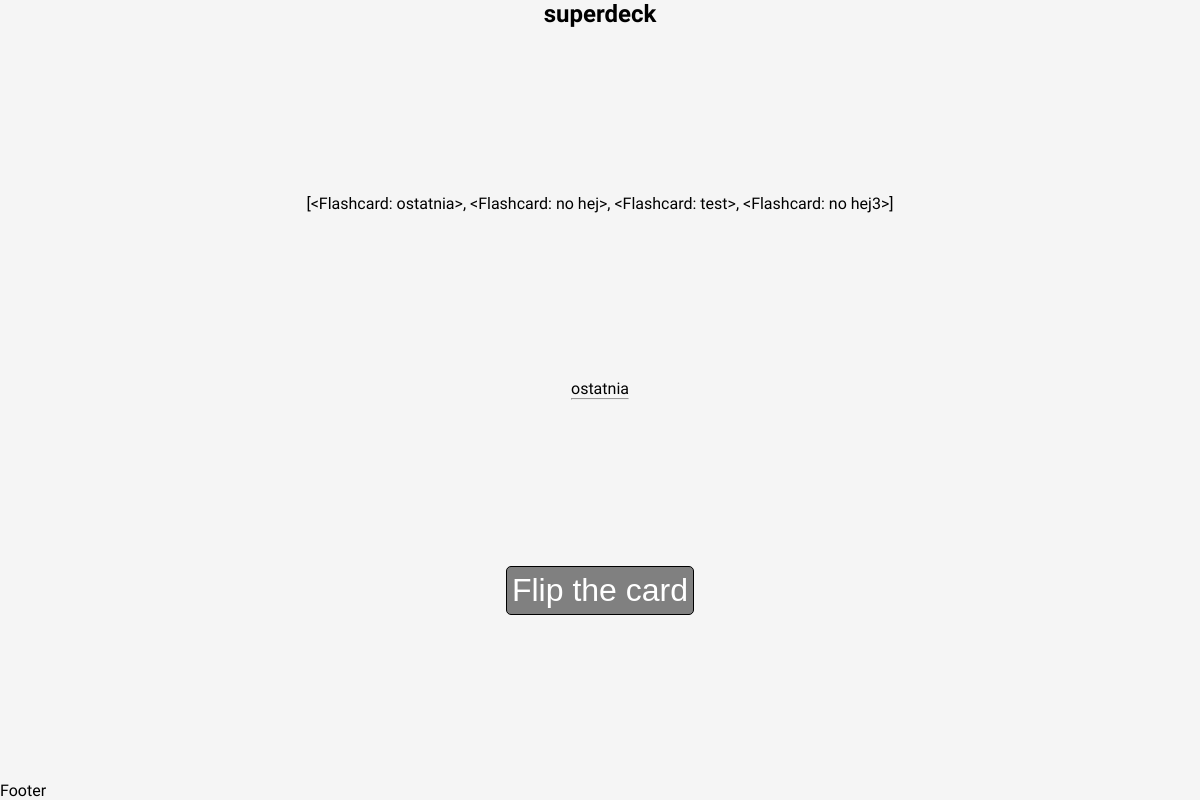
Page /review/?deck_name=superdeck (signed in) on the committed database.
### mainapp/models.py (models this page shows, shortened)
class Deck(models.Model):
    name = models.CharField(max_length=140)
    user = models.ForeignKey(User,related_name="decks",on_delete=models.CASCADE)
    description = models.CharField(max_length=300, blank=True, null=True)
    def flashcards_to_review(self):
        return self.flashcards.filter(next_review__lte=timezone.now().date())

class Flashcard(models.Model):
    front = models.CharField(max_length=500)
    back = models.CharField(max_length=500)
    user = models.ForeignKey(User, on_delete=models.CASCADE)
    deck = models.ForeignKey(Deck, related_name="flashcards",on_delete=models.CASCADE)
    winning_streak = models.IntegerField(default=0)
    easiness_factor = models.FloatField(default=2.5)
    interval = models.IntegerField(default=0)
    next_review = models.DateField(default=timezone.now().date())
    def __str__(self):
        return self.front

### mainapp/views.py (the view)
# urls.py: urlpatterns = [path("", views.landing_page, name="landing_page"),path("translator/", views.translator, name="translator"), path("review/", views.review, name="review"), path("users/<str:user_username>
def review(request):
    deck_name = request.GET.get("deck_name")
    deck = get_object_or_404(Deck, name=deck_name, user=request.user)
    flashcards_for_review = deck.flashcards_to_review()
    flashcards_list = list(flashcards_for_review)
    random.shuffle(flashcards_list)
    if request.headers.get("x-requested-with") == "XMLHttpRequest":
        current_index = int(request.GET.get("current_index",0))
        next_index = current_index+1
        next_flashcard = flashcards_list[next_index]
        return JsonResponse({"front":next_flashcard.front, "back":next_flashcard.back, "index":next_index})
    return render(request, "mainapp/review.html", {"deck_name":deck_name,"flashcards_list":flashcards_list})

### mainapp/templates/mainapp/review.html (shortened to what this page needs)
{% extends "mainapp/landing_page.html" %}
{% block content %}
<h2 id="deck-name">{{deck_name}}</h2>
{{flashcards_list}}
<div id="flashcard-container">
    {% if flashcards_list %}
    {{flashcards_list.0.front}}
    <hr>
    {% else %}
    <p>Congratulations! There is no cards to review in this deck for today!</p>
    {% endif %}
</div>
<button class="show-answer">Flip the card</button>
{% endblock content %}

### mainapp/static/styles.css (style rules this page uses)
:root { --MAIN-COLOR: gray; --MAIN-FONT: Gabarito; --PAGE-WIDTH: 1400px; }
* { margin: 0; padding: 0; box-sizing: border-box; }
html { scroll-behavior: smooth; }
body { background-color: whitesmoke; justify-content: space-between; flex-direction: column; min-height: 100vh; display: flex; align-items: center; font-family: var(--MAIN-FONT); }
button { background-color: transparent; border: none }
.quality-buttons-container button, .show-answer { font-size: 2em; color: white; border: 1px solid black; background-color: grey; border-radius: 5px; padding: 5px; cursor: pointer; }

### rows in the picture
Deck: name "superdeck"
Flashcard: front.front "[<Flashcard: ostatnia>, <Flashcard: no hej>, <Flashcard: test>, <Flashcard: no hej3>]", front "ostatnia"
